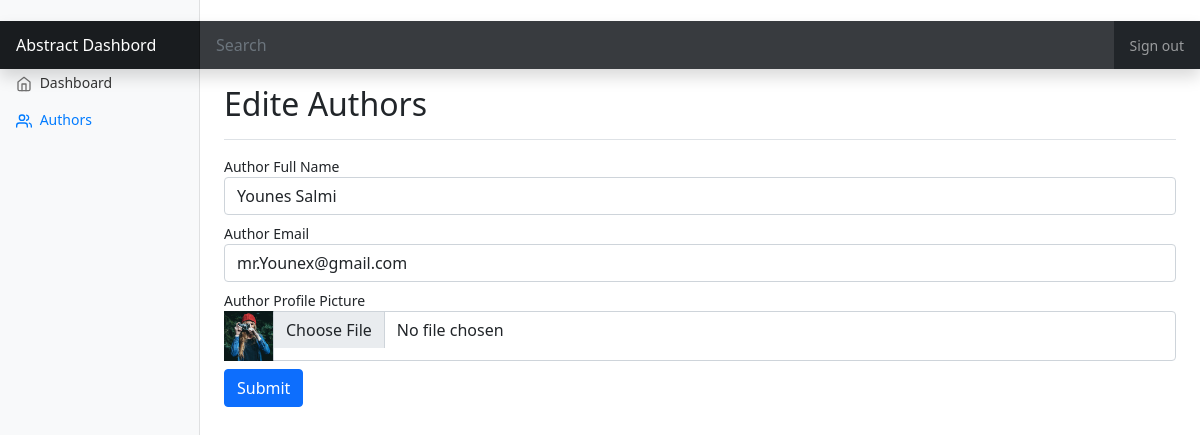
/Dashboard/Edite_Author.php?id=36, run on the app's committed database.
### tables this page shows
CREATE TABLE `authors` (
  `id` int(11) NOT NULL,
  `nom` varchar(250) DEFAULT NULL,
  `email` varchar(250) DEFAULT NULL,
  `img` varchar(255) NOT NULL
);

### Dashboard/Edite_Author.php (the view, shortened to what this page needs)
<!DOCTYPE html>
<?php
include './api/sql.php';
$ID = $_GET["id"];
$SelectAll = $conn->query("SELECT * FROM authors WHERE id=$ID");
$authorsSELECTED = $SelectAll->fetchAll(PDO::FETCH_OBJ);
?>
<head>
  <link href="./css/bootstrap.min.css" rel="stylesheet">
  <link href="./css/dashboard.css" rel="stylesheet">
</head>
<body cz-shortcut-listen="true">
  <header class="navbar navbar-dark sticky-top bg-dark flex-md-nowrap p-0 shadow">
    <a class="navbar-brand col-md-3 col-lg-2 me-0 px-3" href="https://getbootstrap.com/docs/5.0/examples/dashboard/#">Abstract Dashbord</a>
    <input class="form-control form-control-dark w-100" type="text" placeholder="Search" aria-label="Search">
    <ul class="navbar-nav px-3">
      <li class="nav-item text-nowrap">
        <a class="nav-link" href="#">Sign out</a>
      </li>
    </ul>
  </header>
  <div class="container-fluid">
    <div class="row">
      <nav id="sidebarMenu" class="col-md-3 col-lg-2 d-md-block bg-light sidebar collapse">
        <div class="position-sticky pt-3">
          <ul class="nav flex-column">
            <li class="nav-item">
              <a class="nav-link" aria-current="page" href="./index.php">
                Dashboard
              </a>
            </li>
            <li class="nav-item">
              <a class="nav-link active" href="./Authors.php">
                Authors
              </a>
            </li>
          </ul>
        </div>
      </nav>
      <main class="col-md-9 ms-sm-auto col-lg-10 px-md-4">
        <div class="d-flex justify-content-between flex-wrap flex-md-nowrap align-items-center pt-3 pb-2 mb-3 border-bottom">
          <h1 class="h2">Edite Authors</h1>
        </div>
        <div class="table-responsive">
            <form method="POST" action="#" enctype="multipart/form-data">
                <div class="form-row align-items-center">
                      <div class="col-auto">
                        <label class="sr-only" for="inlineFormInputGroup">Author Full Name</label>
                        <div class="input-group mb-2">
                          <input type="name" name="fullname" value="<?=$authorsSELECTED[0]->nom?>" class="form-control" id="inlineFormInputGroup" placeholder="Full name">
                        </div>
                      </div>
                      <div class="col-auto">
                        <label class="sr-only" for="inlineFormInputGroup">Author Email</label>
                        <div class="input-group mb-2">
                          <input type="Email" name="Email" value="<?=$authorsSELECTED[0]->email?>" class="form-control" id="inlineFormInputGroup" placeholder="Email Adresse">
                        </div>
                      </div>
                      <div class="col-auto">
                        <label class="sr-only" for="inlineFormInputGroup">Author Profile Picture</label>
                        <div class="input-group mb-2">
                        <img width="50px;" src="<?= $authorsSELECTED[0]->img ?>" alt="" >
                          <input type="file" name="picture"  class="form-control" id="inlineFormInputGroup" placeholder="Author Profile Picture">
                        </div>
                      </div>
                      <div class="col-auto">
                        <button type="submit" name="submit" class="btn btn-primary mb-2">Submit</button>
                      </div>
                </div>
            </form>
        </div>
      </main>
    </div>
  </div>
</body>
</html>

### Dashboard/css/dashboard.css (style rules this page uses)
body { font-size: .875rem; }
.feather { width: 16px; height: 16px; vertical-align: text-bottom; }
.sidebar { position: fixed; top: 0; bottom: 0; left: 0; z-index: 100; padding: 48px 0 0; box-shadow: inset -1px 0 0 rgba(0, 0, 0, .1); }
.sidebar .nav-link { font-weight: 500; color: #333; }
.sidebar .nav-link .feather { margin-right: 4px; color: #727272; }
.sidebar .nav-link.active { color: #007bff; }
.sidebar .nav-link:hover .feather, .sidebar .nav-link.active .feather { color: inherit; }
.navbar-brand { padding-top: .75rem; padding-bottom: .75rem; font-size: 1rem; background-color: rgba(0, 0, 0, .25); box-shadow: inset -1px 0 0 rgba(0, 0, 0, .25); }
.navbar .form-control { padding: .75rem 1rem; border-width: 0; border-radius: 0; }
.form-control-dark { color: #fff; background-color: rgba(255, 255, 255, .1); border-color: rgba(255, 255, 255, .1); }

### data on the page
authors: fullname "Younes Salmi", Email "mr.Younex@gmail.com", img (picture)
